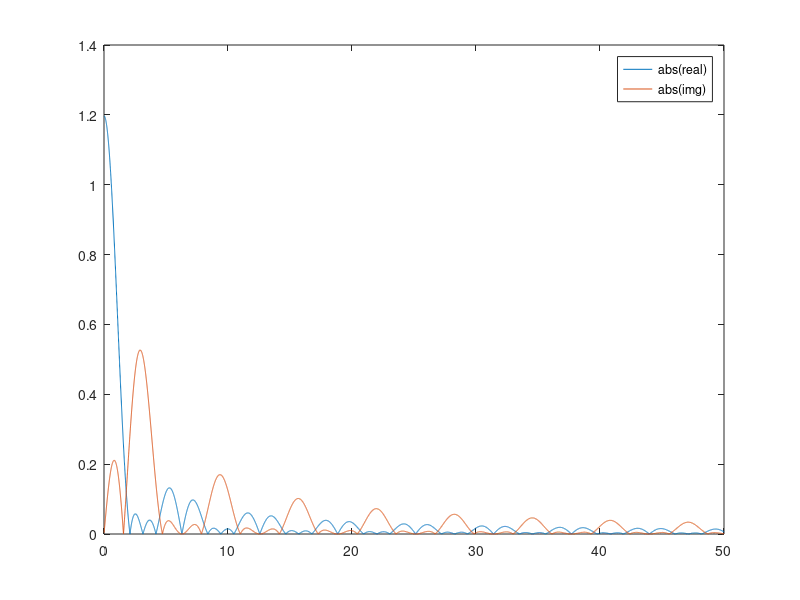

Recreate this plot in MATLAB.
clear all;
clc;

clear all;
clc;
step = 500;
x = 0.01:2/step:50;
n = length(x);
y_real = zeros(1, n);
y_img = zeros(1, n);
for i = 1:n
y_real(i) = abs((-sin(x(i)) - sin(2*x(i))) / (x(i) * sqrt(2*pi)));
y_img(i) = abs((-1 + 2*cos(x(i)) - cos(2*x(i))) / (x(i) * sqrt(2*pi)));
end
grid on
plot(x, y_real);
hold on
plot(x, y_img);
legend('abs(real)', 'abs(img)');
